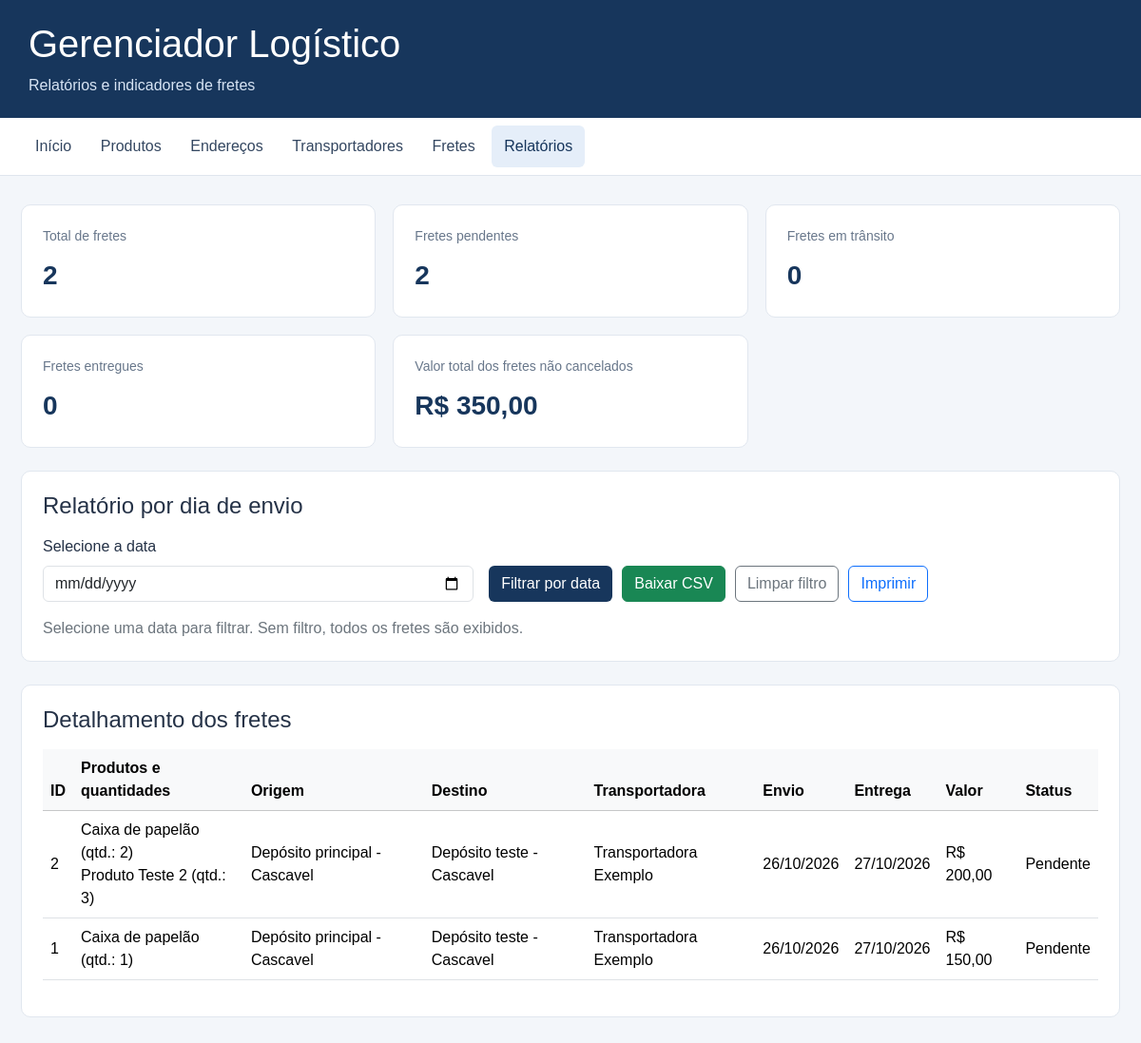
The app's page /relatorios.php, older data.
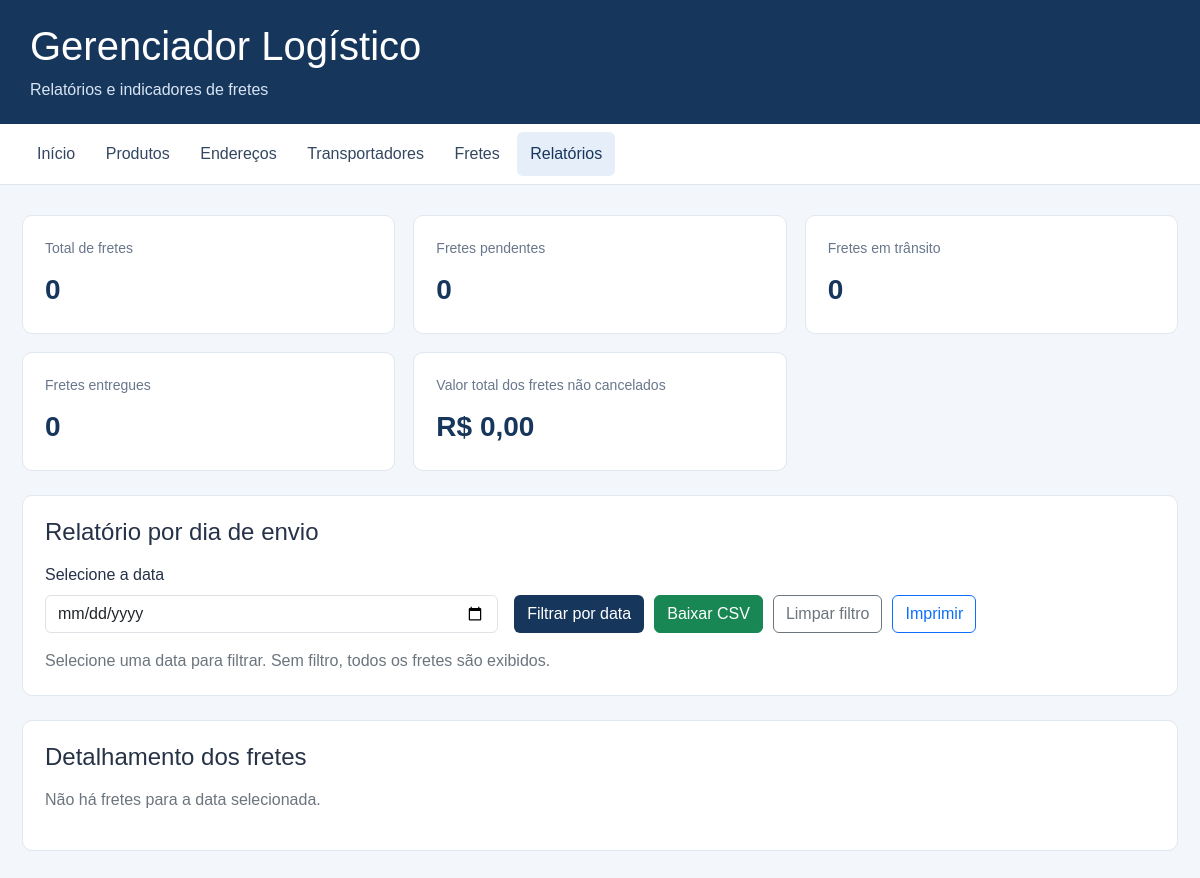
The same page, newer data.
### tables this page shows
CREATE TABLE fretes (
    id INT NOT NULL AUTO_INCREMENT,
    produto_id INT NOT NULL,
    origem_id INT NOT NULL,
    destino_id INT NOT NULL,
    transportador_id INT NOT NULL,
    data_envio DATE DEFAULT NULL,
    data_entrega DATE DEFAULT NULL,
    valor DECIMAL(10,2) NOT NULL DEFAULT 0.00,
    status ENUM('Pendente','Em trânsito','Entregue','Cancelado') NOT NULL DEFAULT 'Pendente',
    observacoes TEXT DEFAULT NULL,
    criado_em TIMESTAMP NULL DEFAULT CURRENT_TIMESTAMP,
    PRIMARY KEY (id),
    KEY produto_id (produto_id),
    KEY origem_id (origem_id),
    KEY destino_id (destino_id),
    KEY transportador_id (transportador_id),
    CONSTRAINT fretes_ibfk_1 FOREIGN KEY (produto_id) REFERENCES produtos (id),
    CONSTRAINT fretes_ibfk_2 FOREIGN KEY (origem_id) REFERENCES enderecos (id),
    CONSTRAINT fretes_ibfk_3 FOREIGN KEY (destino_id) REFERENCES enderecos (id),
    CONSTRAINT fretes_ibfk_4 FOREIGN KEY (transportador_id) REFERENCES transportadores (id)
);

CREATE TABLE enderecos (
    id INT NOT NULL AUTO_INCREMENT,
    nome VARCHAR(150) NOT NULL,
    cep VARCHAR(10) DEFAULT NULL,
    estado CHAR(2) DEFAULT NULL,
    cidade VARCHAR(100) NOT NULL,
    bairro VARCHAR(100) DEFAULT NULL,
    rua VARCHAR(150) DEFAULT NULL,
    numero VARCHAR(20) DEFAULT NULL,
    complemento VARCHAR(100) DEFAULT NULL,
    criado_em TIMESTAMP NULL DEFAULT CURRENT_TIMESTAMP,
    PRIMARY KEY (id)
);

CREATE TABLE transportadores (
    id INT NOT NULL AUTO_INCREMENT,
    nome VARCHAR(150) NOT NULL,
    cnpj VARCHAR(18) DEFAULT NULL,
    telefone VARCHAR(20) DEFAULT NULL,
    email VARCHAR(150) DEFAULT NULL,
    criado_em TIMESTAMP NULL DEFAULT CURRENT_TIMESTAMP,
    PRIMARY KEY (id)
);

### relatorios.php (the view, shortened to what this page needs)
<?php
require_once "conexao.php";
function escapar($valor) {
    return htmlspecialchars((string)($valor ?? ""), ENT_QUOTES, "UTF-8");
}
function dataFormatada($data) {
    return $data ? date("d/m/Y", strtotime($data)) : "—";
}
$totalFretes = (int)$conexao->query(
    "SELECT COUNT(*) FROM fretes"
)->fetchColumn();
$fretesPendentes = (int)$conexao->query(
    "SELECT COUNT(*) FROM fretes WHERE status = 'Pendente'"
)->fetchColumn();
$fretesEmTransito = (int)$conexao->query(
    "SELECT COUNT(*) FROM fretes WHERE status = 'Em trânsito'"
)->fetchColumn();
$fretesEntregues = (int)$conexao->query(
    "SELECT COUNT(*) FROM fretes WHERE status = 'Entregue'"
)->fetchColumn();
$valorTotal = (float)$conexao->query(
    "SELECT COALESCE(SUM(valor), 0) FROM fretes WHERE status <> 'Cancelado'"
)->fetchColumn();
$dataFiltro = $_GET["data"] ?? "";
$dataValida = $dataFiltro !== "" &&
    preg_match('/^\d{4}-\d{2}-\d{2}$/', $dataFiltro) &&
    DateTime::createFromFormat("!Y-m-d", $dataFiltro) !== false &&
    DateTime::createFromFormat("!Y-m-d", $dataFiltro)->format("Y-m-d") === $dataFiltro;
$sql = "SELECT
            f.id,
            f.data_envio,
            f.data_entrega,
            f.valor,
            f.status,
            o.nome AS origem,
            o.cidade AS cidade_origem,
            d.nome AS destino,
            d.cidade AS cidade_destino,
            t.nome AS transportadora
        FROM fretes f
        INNER JOIN enderecos o ON f.origem_id = o.id
        INNER JOIN enderecos d ON f.destino_id = d.id
        INNER JOIN transportadores t ON f.transportador_id = t.id";
if ($dataValida) {
    $sql .= " WHERE f.data_envio = ?";
    $consulta = $conexao->prepare($sql . " ORDER BY f.id DESC");
    $consulta->execute([$dataFiltro]);
    $fretes = $consulta->fetchAll(PDO::FETCH_ASSOC);
} else {
    $fretes = $conexao->query($sql . " ORDER BY f.id DESC")
        ->fetchAll(PDO::FETCH_ASSOC);
}
$sqlProdutos = "SELECT fp.frete_id, p.nome, fp.quantidade
                FROM frete_produtos fp
                INNER JOIN produtos p ON p.id = fp.produto_id
                ORDER BY p.nome";
$itens = $conexao->query($sqlProdutos)->fetchAll(PDO::FETCH_ASSOC);
$produtosPorFrete = [];
foreach ($itens as $item) {
    $produtosPorFrete[$item["frete_id"]][] =
        $item["nome"] . " (qtd.: " . $item["quantidade"] . ")";
}
?>
<!DOCTYPE html>
<html lang="pt-BR">
<head>
<link href="https://cdn.jsdelivr.net/npm/bootstrap@5.3.3/dist/css/bootstrap.min.css" rel="stylesheet">
</head>
<body>
<header>
    <h1>Gerenciador Logístico</h1>
    <p>Relatórios e indicadores de fretes</p>
</header>
<nav class="px-4 py-2">
    <a href="index.php">Início</a>
    <a href="produtos.php">Produtos</a>
    <a href="enderecos.php">Endereços</a>
    <a href="transportadores.php">Transportadores</a>
    <a href="fretes.php">Fretes</a>
    <a href="relatorios.php" class="ativo">Relatórios</a>
</nav>
<main>
    <section class="indicadores">
        <div class="cartao">
            <p>Total de fretes</p>
            <div class="numero"><?= $totalFretes ?></div>
        </div>
        <div class="cartao">
            <p>Fretes pendentes</p>
            <div class="numero"><?= $fretesPendentes ?></div>
        </div>
        <div class="cartao">
            <p>Fretes em trânsito</p>
            <div class="numero"><?= $fretesEmTransito ?></div>
        </div>
        <div class="cartao">
            <p>Fretes entregues</p>
            <div class="numero"><?= $fretesEntregues ?></div>
        </div>
        <div class="cartao">
            <p>Valor total dos fretes não cancelados</p>
            <div class="numero">R$ <?= number_format($valorTotal, 2, ",", ".") ?></div>
        </div>
    </section>
    <section class="painel filtro">
        <h2 class="h4 mb-3">Relatório por dia de envio</h2>
        <form method="GET" action="relatorios.php" class="row g-3 align-items-end">
            <div class="col-md-5">
                <label for="data" class="form-label">Selecione a data</label>
                <input type="date" class="form-control" id="data" name="data"
                       value="<?= escapar($dataValida ? $dataFiltro : "") ?>" required>
            </div>
            <div class="col-md-7 acoes">
                <button class="btn btn-principal" type="submit">Filtrar por data</button>
                <a class="btn btn-success"
                   href="baixar_relatorio.php<?= $dataValida ? "?data=" . urlencode($dataFiltro) : "" ?>">
                    Baixar CSV
                </a>
                <a class="btn btn-outline-secondary" href="relatorios.php">Limpar filtro</a>
                <button class="btn btn-outline-primary" type="button" onclick="window.print()">Imprimir</button>
            </div>
        </form>
        <?php if ($dataValida): ?>
            <p class="mt-3 mb-0">Exibindo fretes enviados em <strong><?= dataFormatada($dataFiltro) ?></strong>.</p>
        <?php else: ?>
            <p class="text-secondary mt-3 mb-0">Selecione uma data para filtrar. Sem filtro, todos os fretes são exibidos.</p>
        <?php endif; ?>
    </section>
    <section class="painel">
        <h2 class="h4 mb-3">Detalhamento dos fretes</h2>
        <?php if (count($fretes) === 0): ?>
            <p class="text-secondary">Não há fretes para a data selecionada.</p>
        <?php else: ?>
            <div class="tabela">
                <table class="table table-hover align-middle">
                    <thead class="table-light">
                        <tr>
                            <th>ID</th>
                            <th>Produtos e quantidades</th>
                            <th>Origem</th>
                            <th>Destino</th>
                            <th>Transportadora</th>
                            <th>Envio</th>
                            <th>Entrega</th>
                            <th>Valor</th>
                            <th>Status</th>
                        </tr>
                    </thead>
                    <tbody>
                        <?php foreach ($fretes as $frete): ?>
                            <tr>
                                <td><?= (int)$frete["id"] ?></td>
                                <td>
                                    <?php foreach (($produtosPorFrete[$frete["id"]] ?? []) as $nomeProduto): ?>
                                        <div><?= escapar($nomeProduto) ?></div>
                                    <?php endforeach; ?>
                                </td>
                                <td><?= escapar($frete["origem"] . " - " . $frete["cidade_origem"]) ?></td>
                                <td><?= escapar($frete["destino"] . " - " . $frete["cidade_destino"]) ?></td>
                                <td><?= escapar($frete["transportadora"]) ?></td>
                                <td><?= dataFormatada($frete["data_envio"]) ?></td>
                                <td><?= dataFormatada($frete["data_entrega"]) ?></td>
                                <td>R$ <?= number_format((float)$frete["valor"], 2, ",", ".") ?></td>
                                <td><?= escapar($frete["status"]) ?></td>
                            </tr>
                        <?php endforeach; ?>
                    </tbody>
                </table>
            </div>
        <?php endif; ?>
    </section>
</main>
</body>
</html>

### relatorios.php (style rules this page uses)
body { margin: 0; font-family: Arial, sans-serif; background: #f3f6fa; color: #253247; }
header { background: #17365c; color: white; padding: 22px 30px; }
header p { color: #d7e4f4; margin-bottom: 0; }
nav { background: white; border-bottom: 1px solid #dfe5ed; }
nav a { color: #344761; text-decoration: none; padding: 10px 13px; display: inline-block; border-radius: 6px; }
nav a:hover, nav a.ativo { background: #e5eef9; color: #17365c; }
main { max-width: 1200px; margin: 30px auto; padding: 0 22px; }
.indicadores { display: grid; grid-template-columns: repeat(3, minmax(0, 1fr)); gap: 18px; margin-bottom: 24px; }
.cartao, .painel { background: white; border: 1px solid #e1e7ef; border-radius: 10px; padding: 22px; }
.cartao p { margin: 0 0 10px; color: #68778b; font-size: 14px; }
.numero { font-size: 28px; font-weight: bold; color: #17365c; }
.painel { margin-bottom: 24px; }
.acoes { display: flex; gap: 10px; flex-wrap: wrap; }
.btn-principal { background: #17365c; color: white; }
.tabela { overflow-x: auto; }
table { width: 100%; min-width: 950px; }

Row changes from the older to the newer data that the page shows:
removed fretes: id "2", id "Caixa de papelão (qtd.: 2)", id "Produto Teste 2 (qtd.: 3)", origem.cidade "Depósito principal - Cascavel", destino.cidade "Depósito teste - Cascavel", transportador.nome "Transportadora Exemplo", data_envio "26/10/2026", data_entrega "27/10/2026", valor "200,00", status "Pendente", shown under "Detalhamento dos fretes"
removed fretes: id "1", id "Caixa de papelão (qtd.: 1)", origem.cidade "Depósito principal - Cascavel", destino.cidade "Depósito teste - Cascavel", transportador.nome "Transportadora Exemplo", data_envio "26/10/2026", data_entrega "27/10/2026", valor "150,00", status "Pendente"
Text that changed along with them:
$totalFretes: "2" → "0"
$fretesPendentes: "2" → "0"
$valorTotal: "350,00" → "0,00"
text no longer shown: "ID Produtos e quantidades Origem Destino Transportadora Envio Entrega Valor Status"
text now shown: "Não há fretes para a data selecionada."
